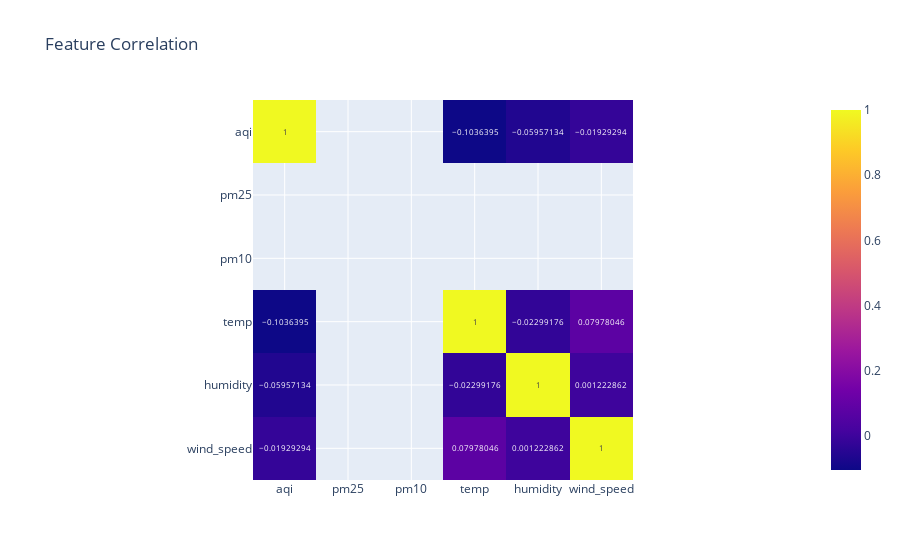

Notebook cell for this chart:
### Markdown cell above
## 3. Correlation Heatmap

### Code cell
corr = df[['aqi', 'pm25', 'pm10', 'temp', 'humidity', 'wind_speed']].corr()
fig = px.imshow(corr, text_auto=True, title='Feature Correlation')
fig.show()

### Figure 1 — Plotly figure (JSON) as saved in the notebook; plotly's stock layout.template omitted (floating-point values rounded to 4 significant figures)
{"data": [{"coloraxis": "coloraxis", "hovertemplate": "x: %{x}<br>y: %{y}<br>color: %{z}<extra></extra>", "name": "0", "texttemplate": "%{z}", "type": "heatmap", "x": ["aqi", "pm25", "pm10", "temp", "humidity", "wind_speed"], "xaxis": "x", "y": ["aqi", "pm25", "pm10", "temp", "humidity", "wind_speed"], "yaxis": "y", "z": [[1.0, NaN, NaN, -0.1036, -0.05957, -0.01929], [NaN, NaN, NaN, NaN, NaN, NaN], [NaN, NaN, NaN, NaN, NaN, NaN], [-0.1036, NaN, NaN, 1.0, -0.02299, 0.07978], [-0.05957, NaN, NaN, -0.02299, 1.0, 0.001223], [-0.01929, NaN, NaN, 0.07978, 0.001223, 1.0]]}], "layout": {"coloraxis": {"colorscale": [[0, "#0d0887"], [0.1111, "#46039f"], [0.2222, "#7201a8"], [0.3333, "#9c179e"], [0.4444, "#bd3786"], [0.5556, "#d8576b"], [0.6667, "#ed7953"], [0.7778, "#fb9f3a"], [0.8889, "#fdca26"], [1, "#f0f921"]]}, "title": {"text": "Feature Correlation"}, "xaxis": {"anchor": "y", "constrain": "domain", "domain": [0, 1], "scaleanchor": "y"}, "yaxis": {"anchor": "x", "autorange": "reversed", "constrain": "domain", "domain": [0, 1]}}}
